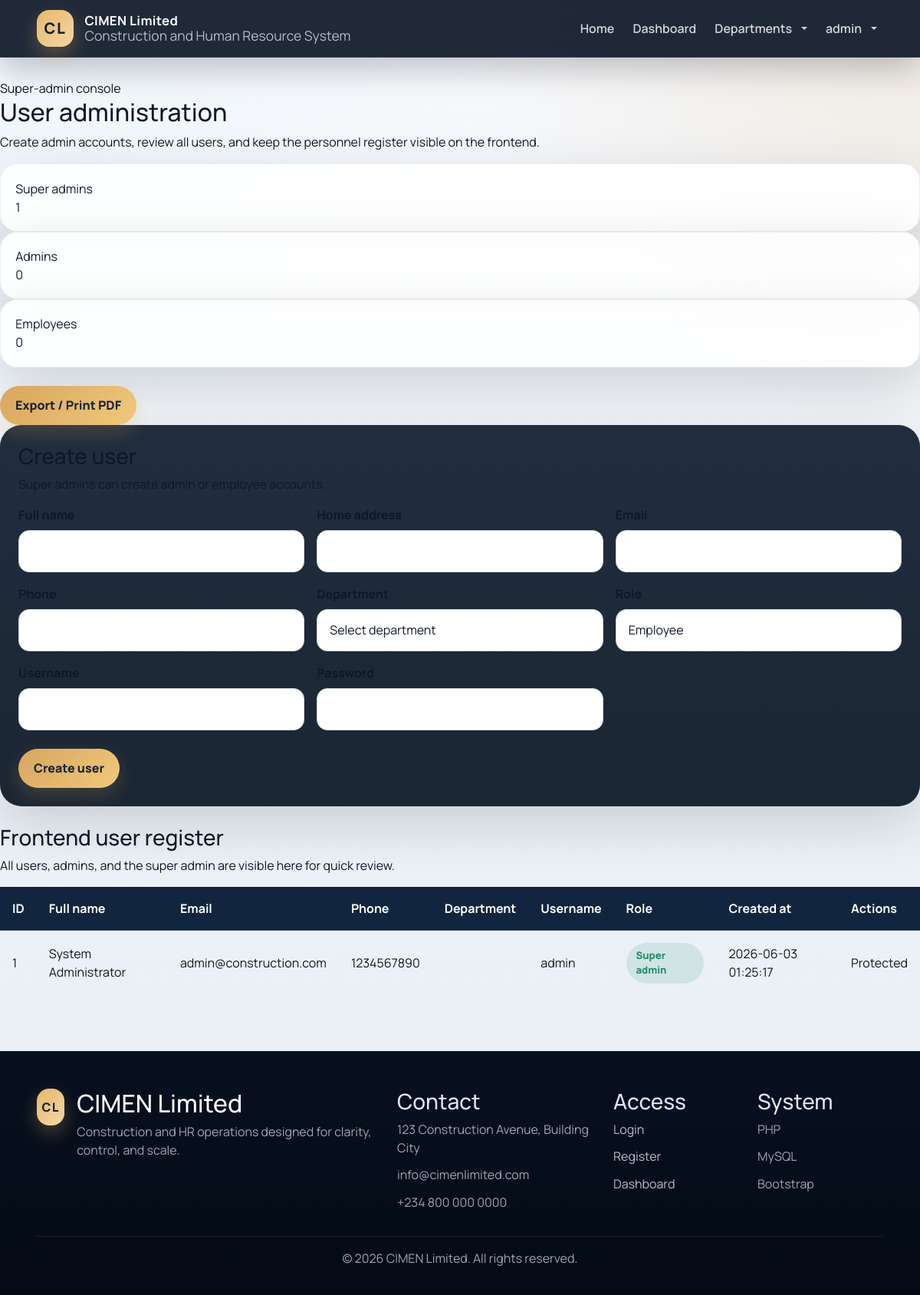
/admin/manage_users.php (signed in), run on the app's committed database.
### tables this page shows
CREATE TABLE IF NOT EXISTS users (
    id INT AUTO_INCREMENT PRIMARY KEY,
    full_name VARCHAR(100) NOT NULL,
    home_address TEXT NOT NULL,
    email VARCHAR(100) UNIQUE NOT NULL,
    phone VARCHAR(20),
    department_id INT NULL,
    username VARCHAR(50) UNIQUE NOT NULL,
    password VARCHAR(255) NOT NULL,
    role ENUM('super_admin', 'admin', 'employee') DEFAULT 'employee',
    reset_token VARCHAR(255),
    reset_expiry DATETIME,
    created_at TIMESTAMP DEFAULT CURRENT_TIMESTAMP,
    FOREIGN KEY (department_id) REFERENCES departments(id)
);

### admin/manage_users.php (the view, shortened to what this page needs)
<?php
require_once '../config/database.php';
$usersQuery = $conn->query('SELECT u.*, d.name AS department_name FROM users u LEFT JOIN departments d ON u.department_id = d.id ORDER BY FIELD(u.role, \'super_admin\', \'admin\', \'employee\'), u.full_name');
$users = $usersQuery ? $usersQuery->fetch_all(MYSQLI_ASSOC) : [];
$superCount = $conn->query("SELECT COUNT(*) AS count FROM users WHERE role = 'super_admin'")->fetch_assoc()['count'] ?? 0;
$adminCount = $conn->query("SELECT COUNT(*) AS count FROM users WHERE role = 'admin'")->fetch_assoc()['count'] ?? 0;
$employeeCount = $conn->query("SELECT COUNT(*) AS count FROM users WHERE role = 'employee'")->fetch_assoc()['count'] ?? 0;
include '../includes/header.php';
?>
<section class="page-card animate-rise">
    <div class="page-heading">
        <div class="eyebrow">Super-admin console</div>
        <h2>User administration</h2>
        <p>Create admin accounts, review all users, and keep the personnel register visible on the frontend.</p>
    </div>
    <div class="hero-kpis mb-4">
        <div class="metric-card">
            <span>Super admins</span>
            <div class="value"><?php echo (int) $superCount; ?></div>
        </div>
        <div class="metric-card">
            <span>Admins</span>
            <div class="value"><?php echo (int) $adminCount; ?></div>
        </div>
        <div class="metric-card">
            <span>Employees</span>
            <div class="value"><?php echo (int) $employeeCount; ?></div>
        </div>
    </div>
    <div class="page-actions no-print">
        <button type="button" class="btn btn-accent js-print">Export / Print PDF</button>
    </div>
    <div class="auth-card mb-4 no-print">
        <div class="card-heading">
            <h3>Create user</h3>
            <p>Super admins can create admin or employee accounts.</p>
        </div>
        <form method="POST" action="">
            <div class="row g-3">
                <div class="col-md-4">
                    <label class="form-label">Full name</label>
                    <input type="text" name="full_name" class="form-control" required>
                </div>
                <div class="col-md-4">
                    <label class="form-label">Home address</label>
                    <input type="text" name="home_address" class="form-control" required>
                </div>
                <div class="col-md-4">
                    <label class="form-label">Email</label>
                    <input type="email" name="email" class="form-control" required>
                </div>
                <div class="col-md-4">
                    <label class="form-label">Phone</label>
                    <input type="text" name="phone" class="form-control">
                </div>
                <div class="col-md-4">
                    <label class="form-label">Department</label>
                    <select name="department_id" class="form-select" required>
                        <option value="">Select department</option>
                    </select>
                </div>
                <div class="col-md-4">
                    <label class="form-label">Role</label>
                    <select name="role" class="form-select" required>
                        <option value="employee">Employee</option>
                    </select>
                </div>
                <div class="col-md-4">
                    <label class="form-label">Username</label>
                    <input type="text" name="username" class="form-control" required>
                </div>
                <div class="col-md-4">
                    <label class="form-label">Password</label>
                    <input type="password" name="password" class="form-control" required>
                </div>
            </div>
            <div class="button-row mt-4">
                <button type="submit" name="add_user" class="btn btn-accent">Create user</button>
            </div>
        </form>
    </div>
    <div class="table-card">
        <div class="card-heading">
            <h3>Frontend user register</h3>
            <p>All users, admins, and the super admin are visible here for quick review.</p>
        </div>
        <div class="table-wrap">
            <table>
                <thead>
                    <tr>
                        <th>ID</th>
                        <th>Full name</th>
                        <th>Email</th>
                        <th>Phone</th>
                        <th>Department</th>
                        <th>Username</th>
                        <th>Role</th>
                        <th>Created at</th>
                        <th class="no-print">Actions</th>
                    </tr>
                </thead>
                <tbody>
                    <?php foreach ($users as $user): ?>
                        <tr>
                            <td><?php echo (int) $user['id']; ?></td>
                            <td><?php echo htmlspecialchars($user['full_name']); ?></td>
                            <td><?php echo htmlspecialchars($user['email']); ?></td>
                            <td><?php echo htmlspecialchars($user['phone']); ?></td>
                            <td><?php echo htmlspecialchars($user['department_name'] ?? ''); ?></td>
                            <td><?php echo htmlspecialchars($user['username']); ?></td>
                            <td>
                                <span class="status-chip <?php echo $user['role'] === 'super_admin' ? 'status-active' : ($user['role'] === 'admin' ? 'status-leave' : 'status-inactive'); ?>">
                                    <?php echo htmlspecialchars(ucfirst(str_replace('_', ' ', $user['role']))); ?>
                                </span>
                            </td>
                            <td><?php echo htmlspecialchars($user['created_at']); ?></td>
                            <td class="no-print">
                                <?php if ($user['role'] !== 'super_admin'): ?>
                                    <a href="?delete=<?php echo (int) $user['id']; ?>" class="btn btn-outline-secondary btn-sm" data-confirm="Delete this user?">Delete</a>
                                <?php else: ?>
                                    <span class="small-copy">Protected</span>
                                <?php endif; ?>
                            </td>
                        </tr>
                    <?php endforeach; ?>
                </tbody>
            </table>
        </div>
    </div>
</section>
<?php include '../includes/footer.php'; ?>

### css/style.css (style rules this page uses)
:root { --page-bg: #0b1220; --page-surface: rgba(10, 16, 30, 0.68); --card-bg: rgba(255, 255, 255, 0.92); --card-border: rgba(148, 163, 184, 0.18); --ink: #0f172a; --muted: #64748b; --primary: #0f2d4d; --primary-2: #133f66; --accent: #d8a55f; --accent-2: #d6f0ff; --success: #1f8f67; --danger: #c2414f; --soft: #eef4fb; --shadow: 0 24px 70px rgba(15, 23, 42, 0.16); --radius-xl: 28px; --radius-lg: 22px; --radius-md: 16px; --radius-sm: 12px; }
* { box-sizing: border-box; }
html { scroll-behavior: smooth; }
body { margin: 0; font-family: 'Manrope', 'Segoe UI', sans-serif; color: var(--ink); background: radial-gradient(circle at top left, rgba(214, 240, 255, 0.18), transparent 30%), radial-gradient(circle at top right, rgba(216, 165, 95, 0.16), transparent 28%), linear-gradient(180deg, #f7f9fc 0%, #edf2f7 56%, #e8eef5 100%); min-height: 100vh; }
body::before { content: ""; position: fixed; inset: 0; pointer-events: none; background-image: linear-gradient(rgba(15, 23, 42, 0.02) 1px, transparent 1px), linear-gradient(90deg, rgba(15, 23, 42, 0.02) 1px, transparent 1px); background-size: 60px 60px; mask-image: linear-gradient(180deg, rgba(0, 0, 0, 0.08), transparent 85%); opacity: 0.5; }
.auth-card { padding: clamp(1.3rem, 2vw, 2rem); border: 1px solid var(--line); background: linear-gradient(180deg, rgba(24, 37, 54, 0.96) 0%, rgba(18, 29, 43, 0.96) 100%); box-shadow: var(--shadow); border-radius: var(--radius-xl); }
.btn-accent, .btn.btn-accent { background: linear-gradient(135deg, var(--accent), #f0c97c); color: #1a2430; border: none; font-weight: 800; box-shadow: 0 10px 24px rgba(215, 168, 75, 0.2); }
.metric-card, .stat-card, .mini-card, .feature-card, .section-card, .table-container, .container { background: var(--card-bg); border: 1px solid var(--card-border); border-radius: var(--radius-lg); box-shadow: var(--shadow); }
.metric-card, .stat-card, .mini-card, .feature-card { padding: 1.2rem; }
.form-control, .form-select, .auth-panel input, .auth-panel textarea, .auth-panel select, .login-panel input, .login-panel textarea, .login-panel select, .register-panel input, .register-panel textarea, .register-panel select, .container input, .container textarea, .container select, .section-card input, .section-card textarea, .section-card select { width: 100%; border-radius: 14px; border: 1px solid #cfd8e3; background: #fff; padding: 0.9rem 1rem; color: var(--ink); transition: border-color 0.2s ease, box-shadow 0.2s ease, transform 0.2s ease; }
label, .form-label { display: inline-block; margin-bottom: 0.5rem; font-weight: 700; color: var(--ink); }
.btn, button.btn, input[type="submit"], input[type="button"] { border-radius: 999px; font-weight: 700; padding: 0.85rem 1.25rem; transition: transform 0.2s ease, box-shadow 0.2s ease, background-color 0.2s ease; }
.btn-primary, .btn, .btn-success { background: linear-gradient(135deg, var(--primary) 0%, var(--primary-2) 100%); border: 0; color: #fff; box-shadow: 0 16px 28px rgba(15, 45, 77, 0.22); }
table, .table { width: 100%; border-collapse: collapse; margin-bottom: 0; }
table thead th, .table thead th { background: #12253e; color: #fff; font-weight: 700; border: 0; padding: 1rem; white-space: nowrap; }
table tbody td, .table tbody td { padding: 0.95rem 1rem; border-top: 1px solid rgba(148, 163, 184, 0.18); vertical-align: middle; }
.status-chip { display: inline-flex; align-items: center; justify-content: center; min-width: 92px; padding: 0.45rem 0.8rem; border-radius: 999px; font-size: 0.82rem; font-weight: 800; }
.status-active { background: rgba(31, 143, 103, 0.12); color: var(--success); }
.animate-rise { animation: riseIn 0.65s ease both; }

### data on the page
users: id "1", full_name "System Administrator", email "admin@construction.com", phone "1234567890", username "admin", role "Super admin", created_at "2026-06-03 01:25:17", shows "Protected"

### other printed values
$_SESSION['username'] "admin"
$superCount "1"
$adminCount "0"
$employeeCount "0"
